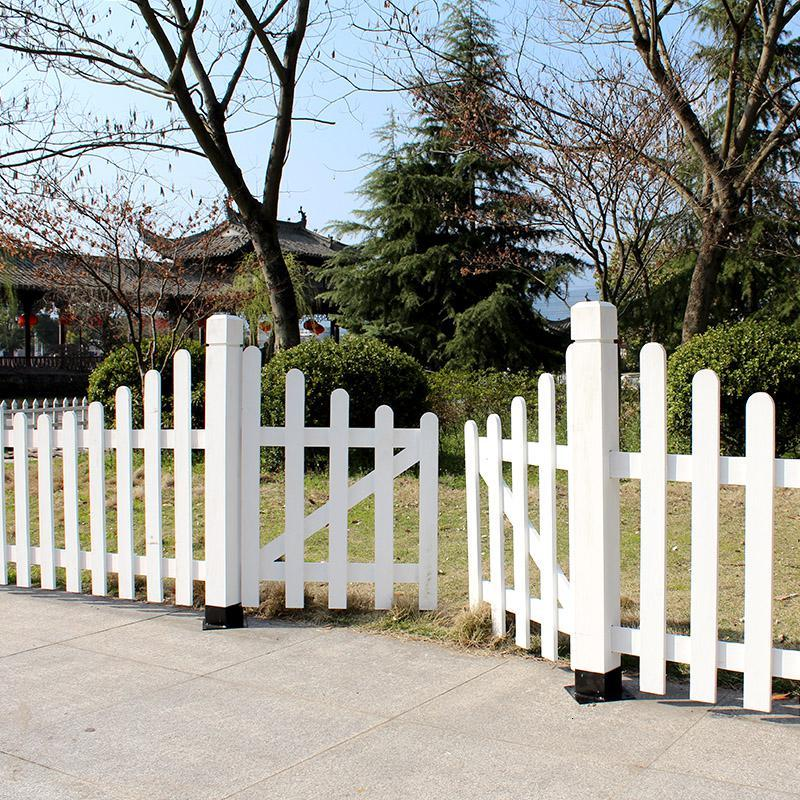
#> input picture 68-何强强-上海/第四周/tt.jpg, 800 x 800 px
$ python canny_track.py
#> lines starting #> are read from the running program, lines starting #| are printed output that depends on the picture
# -*- coding:utf-8 -*-
"""
Canny边缘检测：优化的程序
cv2.Canny(image, threshold1, threshold2, edges=None, apertureSize=None, L2gradient=None)
image: 原始图像
threshold1, threshold2：
    1. X < threshold1 丢弃X
    2. threshold1 < X < threshold2 弱边缘像素，观察其邻域像素（8个），若有一个为强像素则保留，否则丢弃
    3. X > threshold2 强边缘像素，保留
edges:
apertureSize: sobel 算子的大小  （3 * 3， 5 * 5， 7 * 7）
L2gradient: 布尔值，如果为真，则使用更精确的L2范数进行计算（即两个方向的倒数的平方和再开放），否则使用L1范数（直接将两个方向导数的绝对值相加）

cv2.createTrackbar(trackbarName, windowName, value, count, onChange) 创建滑块 共有5个参数
    trackbarName，是这个trackbar对象的名字
    windowName，是这个trackbar对象所在面板的名字
    value，是这个trackbar的默认值,也是调节的对象
    count，是这个trackbar上调节的范围(0~count)
    onChange，是调节trackbar时调用的回调函数名, 回调函数需要一个参数来接收value(param3)

cv2.getTrackbarPos(trackbarName, windowName)
    当一个图像中有多个 trackBar时，可以通过cv2.getTrackbarPos(trackbarName, windowName) 获取指定滑块的值
"""
import cv2


low_threshold = 0
max_low_threshold = 500
kernel_size = 3
img, gray = None, None


def canny_threshold(pos):
    global img, gray
    t1 = cv2.getTrackbarPos("Min", "canny demo")
    t2 = cv2.getTrackbarPos("Max", "canny demo")
    print(t1, t2, pos)
    detected_edges = cv2.GaussianBlur(gray, (3, 3), 0)  # 高斯滤波
    detected_edges = cv2.Canny(detected_edges, t1, t2, apertureSize=kernel_size)  # 边缘检测
    # 显示找到的边缘
    cv2.imshow("detected_edges", detected_edges)

    # 用原始颜色添加到检测的边缘上， 之前过滤掉的像素点再加回来
    dst = cv2.bitwise_and(img, img, mask=detected_edges)
    cv2.imshow('canny demo', dst)


def test():
    global img, gray
    img = cv2.imread('tt.jpg')
#> img is the input picture: shape (800, 800, 3); mean B, G, R 144.8, 152.3, 151.8
    gray = cv2.cvtColor(img, cv2.COLOR_BGR2GRAY)  # 转换彩色图像为灰度图
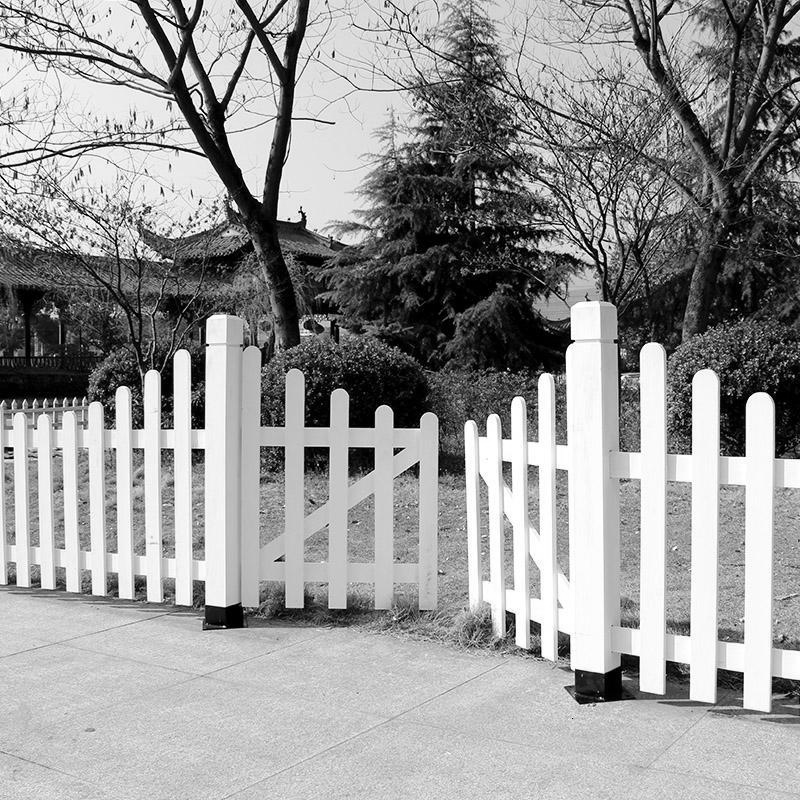
#> gray: shape (800, 800); min 0, max 255, mean 151.3
    cv2.namedWindow('canny demo')
    # 设置调节杠
    cv2.createTrackbar('Min', 'canny demo', low_threshold, max_low_threshold, canny_threshold)
    cv2.createTrackbar('Max', 'canny demo', max_low_threshold, max_low_threshold, canny_threshold)
    # 初始化
    canny_threshold(0)  # initialization
#> in canny_threshold, `detected_edges = cv2.Canny(detected_edges, t1, t2, apertureSize=kernel..`:
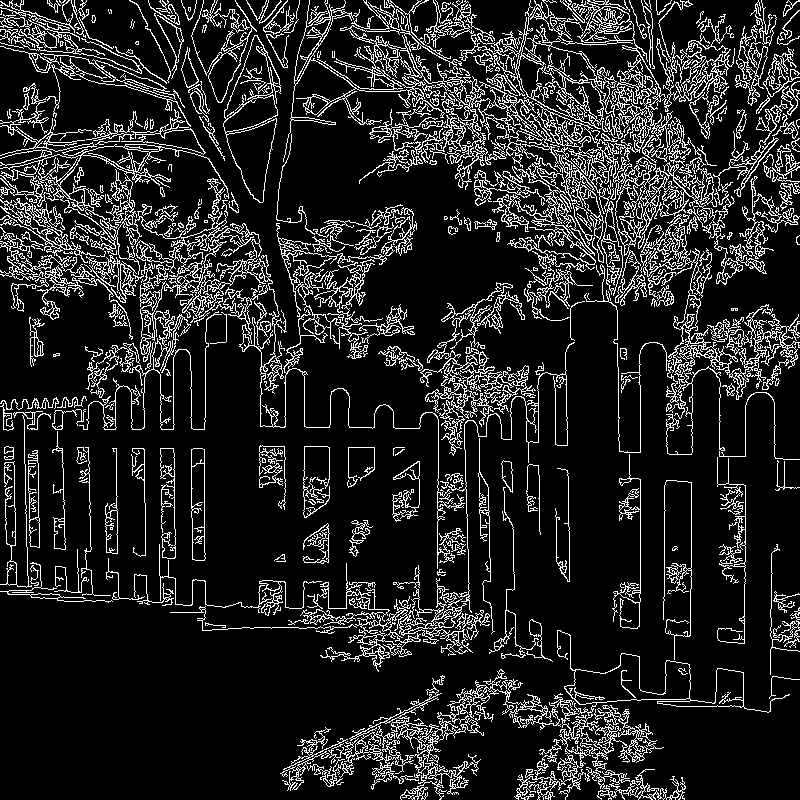
#> detected_edges: shape (800, 800); 13.9% white in thin lines or dots
#> in canny_threshold, `dst = cv2.bitwise_and(img, img, mask=detected_edges)`:
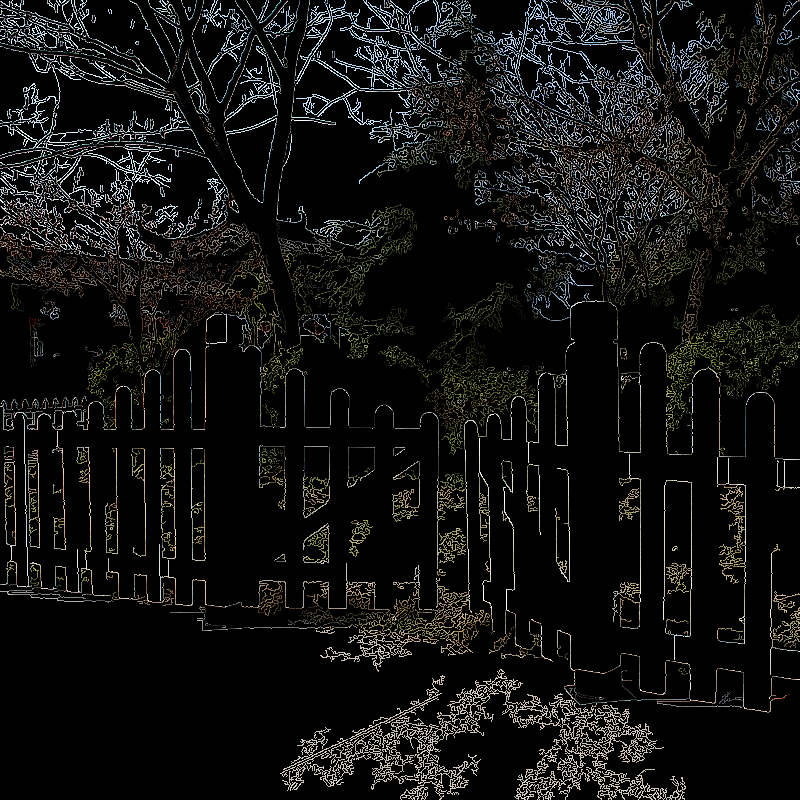
#> dst: shape (800, 800, 3); mean B, G, R 17.3, 18.6, 18.5
    if cv2.waitKey(0) == 27:  # wait for ESC key to exit cv2
#> (key Esc is pressed here)
        cv2.destroyAllWindows()


if __name__ == '__main__':
    test()
